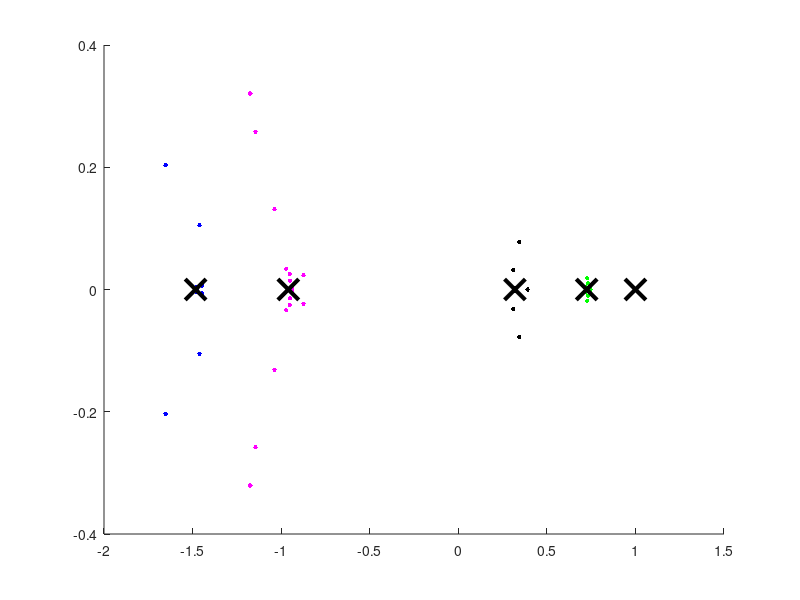

Write the MATLAB code that produced this figure.
clear all

load eigData

Z = [real(eigM),imag(eigM)];
[idx,C] = kmeans(Z,d-1,'OnlinePhase','on');

figure
hold on
plot(Z(idx==1,1),Z(idx==1,2),'r.','MarkerSize',10);
plot(Z(idx==2,1),Z(idx==2,2),'b.','MarkerSize',10);
plot(Z(idx==3,1),Z(idx==3,2),'k.','MarkerSize',10);
plot(Z(idx==4,1),Z(idx==4,2),'m.','MarkerSize',10);
plot(Z(idx==5,1),Z(idx==5,2),'g.','MarkerSize',10);

plot(C(:,1),C(:,2),'kx',...
     'MarkerSize',15,'LineWidth',3) 
 
% plot(real(FM),imag(FM),'ko',...
%      'MarkerSize',15,'LineWidth',3)  

display(FM);